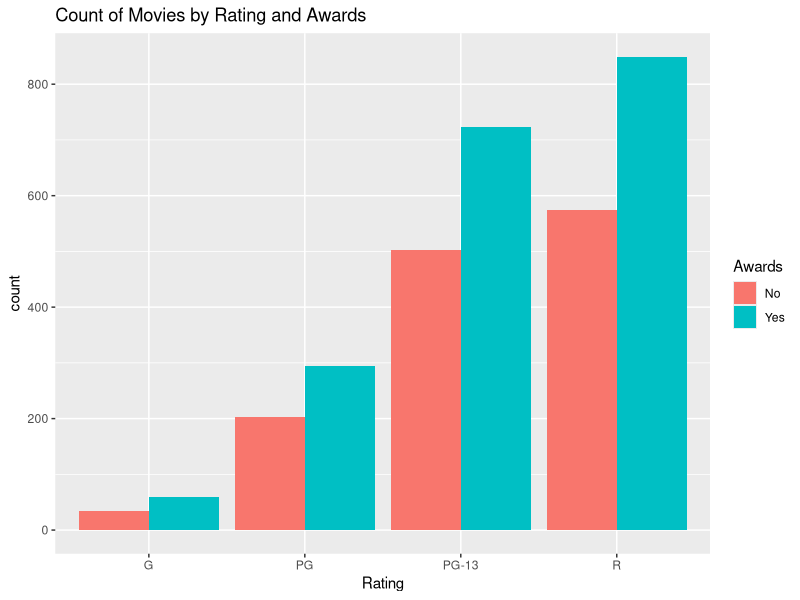
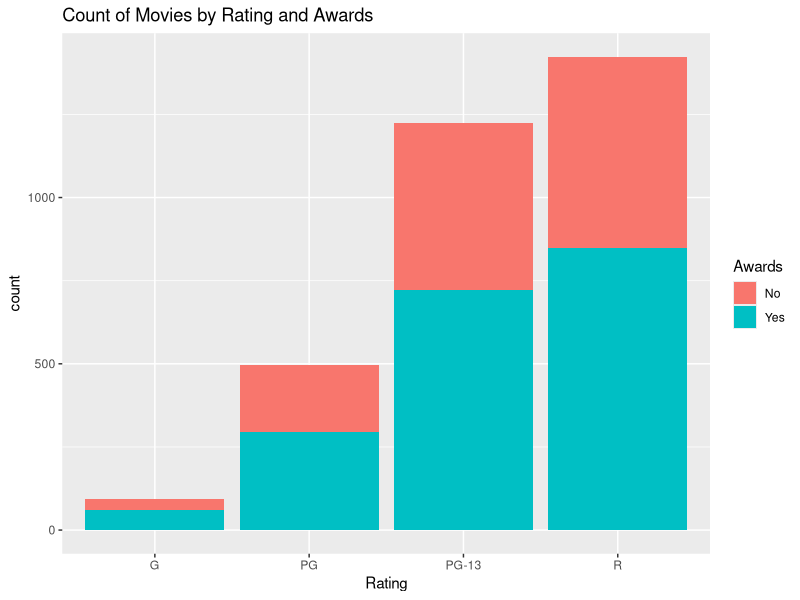
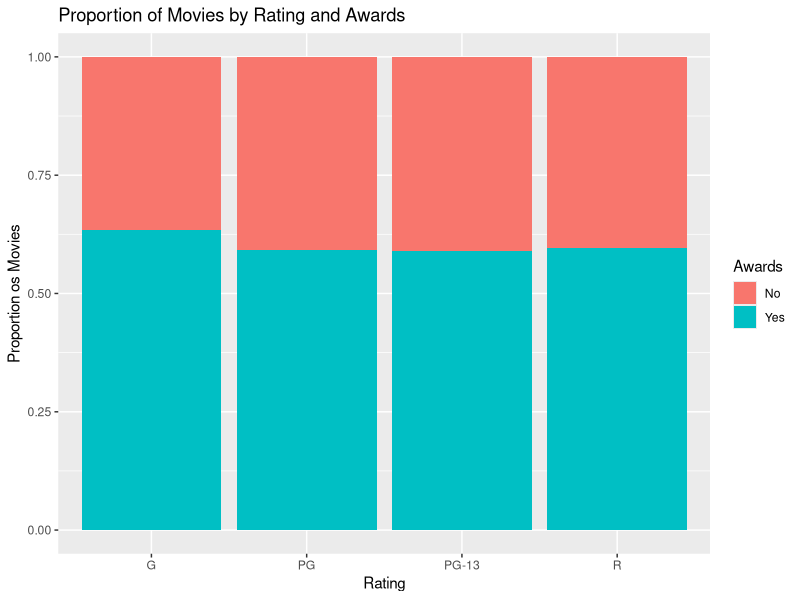

Write R code to recreate these figures, in order.
## ---- chunk 1
library(ggplot2)
movies <- read.csv("../data/Movies.csv")
awards <- table(
  movies$Rating,
  movies$Award)

colnames(awards) <- c("No", "Yes")

main_title <- "Count of Movies by Rating and Awards"
rating_title <- "Rating"
movies_title <- "Count of Movies"
print(awards)

## ---- chunk 2
ggplot(
  data = movies,
  aes(x = Rating, fill= Awards)) +
  geom_bar(position = "dodge") +
  ggtitle(main_title) +
  scale_fill_discrete(labels = c("No", "Yes"))
## ---- chunk 3
ggplot(
  data = movies,
  aes(x = Rating, fill= Awards)) +
  geom_bar() +
  ggtitle(main_title) +
  scale_fill_discrete(labels=c("No","Yes"))

## ---- chunk 4
ggplot(
  data = movies,
  aes(x =Rating, fill= Awards)) +
  geom_bar(position="fill") + 
  ggtitle("Proportion of Movies by Rating and Awards") +
  ylab("Proportion os Movies") +
  scale_fill_discrete(labels=c("No","Yes"))
